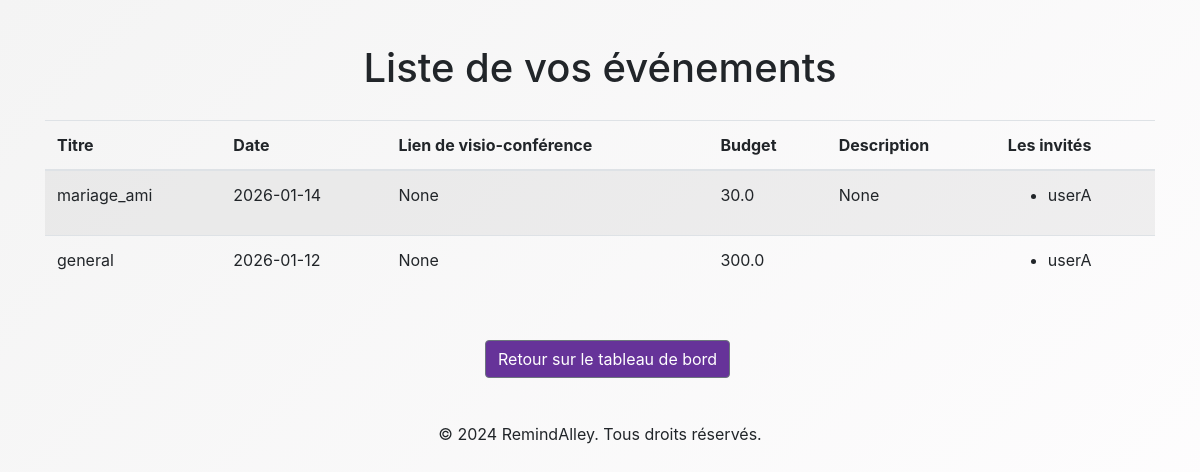
The app's page /user/list_events (signed in) with its own data.
### app/models/event.py (models this page shows)
class Event(db.Model):
    __tablename__ = 'event'
    id = db.Column(db.Integer, primary_key = True)
    title = db.Column(db.String(120), nullable=False)
    date = db.Column(db.DateTime, nullable=False)
    zoom_link = db.Column(db.String(500))
    budget = db.Column(db.Float)
    cost = db.Column(db.Float)
    description = db.Column(db.String(500))
    comments = db.Column(db.String(500))
    owner_id = db.Column(db.Integer, db.ForeignKey('user.id'), nullable=False)
    event_type = db.Column(db.String(50), nullable=False)
    priority = db.Column(db.String(50), nullable=False)
    location = db.Column(db.String(150))
    marriage_details = db.relationship('MarriageEvent', uselist=False, backref='event', cascade="all, delete-orphan")
    party_details = db.relationship('PartyEvent', uselist=False, backref='event', cascade="all, delete-orphan")
    meeting_details = db.relationship('MeetingEvent', uselist=False, backref='event', cascade="all, delete-orphan")
    festival_details = db.relationship('FestivalEvent', uselist=False, backref='event', cascade="all, delete-orphan")

### app/models/user.py (models this page shows, shortened)
class User(db.Model):
    __tablename__ = 'user'
    id = db.Column(db.Integer, primary_key=True)
    username = db.Column(db.String(150), unique=True, nullable=False)
    family_name = db.Column(db.String(150), nullable=False)
    name = db.Column(db.String(150), nullable=False)
    email = db.Column(db.String(150), unique=True, nullable=False)
    phone_number = db.Column(db.String(150), unique=True, nullable=False)
    dateOfBirth = db.Column(db.Date, nullable=False)
    password_hash = db.Column(db.String(150), nullable=False)
    is_active = db.Column(db.Boolean, default=True)
    login_attempts = db.Column(db.Integer, default=0)
    events = db.relationship('Event', backref='owner', lazy=True)
    invited_events = db.relationship('Event', secondary='invitations', backref='invited_users')
    @property
    def is_authenticated(self):
        return True
    """Désactive le compte utilisateur."""
    """Réinitialise le compteur de tentatives de connexion lorsqu'une connexion réussit """

### app/routes/user.py (the view)
@user_bp.route('/list_events', methods=['GET', 'POST'])
@login_required
def list_events():
    events = Event.query.filter_by(owner=current_user).all()
    return render_template('list_events.html', events=events)

### app/templates/list_events.html (shortened to what this page needs)
<!DOCTYPE html>
<html lang="fr">
<head>
    <link rel="stylesheet" href="{{ url_for('static', filename='css/style.css') }}">
    <link rel="stylesheet" href="{{ url_for('static', filename='css/modifyEvent.css') }}">
    <link rel="stylesheet" href="https://maxcdn.bootstrapcdn.com/bootstrap/4.5.2/css/bootstrap.min.css">
</head>
<body>
    <div class="container mt-4">
        <h1>Liste de vos événements</h1>
        <table class="table table-striped">
            <thead>
                <tr>
                    <th>Titre</th>
                    <th>Date</th>
                    <th>Lien de visio-conférence</th>
                    <th>Budget</th>
                    <th>Description</th>
                    <th>Les invités</th>
                </tr>
            </thead>
            <tbody>
                {% for event in events %}
                <tr>
                    <td>{{ event.title }}</td>
                    <td>{{ event.date.strftime('%Y-%m-%d') }}</td>
                    <td>{{ event.zoom_link }}</td>
                    <td>{{ event.budget }}</td>
                    <td>{{ event.description }}</td>
                    <td>
                        <ul>
                            {% for user in event.invited_users %}
                                <li>{{ user.username }}</li>
                            {% else %}
                                <li>Aucun invité</li>
                            {% endfor %}
                        </ul>
                    </td>
                </tr>
                {% endfor %}
            </tbody>
        </table>
        <br>
        <a href="{{ url_for('user.user_dashboard', user_id=current_user.id) }}" class="btn btn-secondary" id="ret_btn">Retour sur le tableau de bord</a>
    </div>
    <br>
    <footer class="footer_ra">
        <p>&copy; 2024 RemindAlley. Tous droits réservés.</p>
    </footer>
</body>
</html>

### app/static/css/style.css (style rules this page uses)
body { font-family: Verdana, Geneva, Tahoma, sans-serif; background: linear-gradient(135deg,#f4f4f4, #fffeff); color: #2b0a0a; height: 100vh; display: flex; flex-direction: column; text-align: center; justify-content: flex-start; align-items: center; padding: 10px; padding-top: 100px; margin: 0; overflow: auto; }

### app/static/css/modifyEvent.css (style rules this page uses)
body { font-family: Verdana, Geneva, Tahoma, sans-serif; background: linear-gradient(135deg,#f4f4f4, #fffeff); color: #2b0a0a; height: 100vh; display: flex; flex-direction: column; text-align: center; padding: 10px; overflow: hidden; margin: 0; padding: 0; }
h1 { margin-top: 100px; text-align: center; padding-bottom: 20px; }
.container { margin-top: 50px; max-height: 90vh; overflow-y: auto; padding: 20px; border-radius: 8px; }
.btn { width: fit-content; }
#ret_btn { background-color: rebeccapurple; position: relative; left: 440px; }

### records on screen
Event: title "mariage_ami", date "2026-01-14", zoom_link "None", budget "30.0", description "None"
User: username "userA"
Event: title "general", date "2026-01-12", zoom_link "None", budget "300.0"
